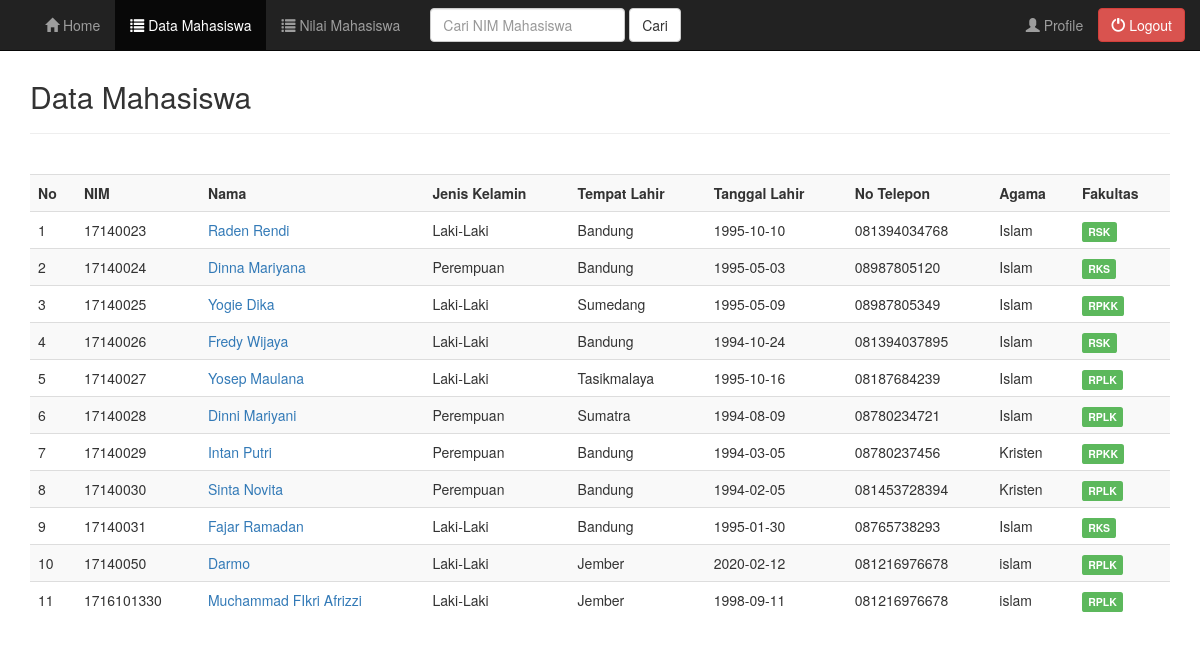
The page /user/data.php (signed in) on the database its author committed.
### tables this page shows
CREATE TABLE `tbl_mahasiswa` (
  `ID` bigint(20) UNSIGNED NOT NULL,
  `username` varchar(20) NOT NULL,
  `password` varchar(32) NOT NULL,
  `level` varchar(30) NOT NULL,
  `nim` varchar(20) NOT NULL,
  `nama` varchar(50) NOT NULL,
  `jenis_kelamin` varchar(20) NOT NULL,
  `tempat_lahir` varchar(30) NOT NULL,
  `tanggal_lahir` date NOT NULL,
  `alamat_asal` varchar(100) NOT NULL,
  `alamat_sekarang` varchar(100) NOT NULL,
  `no_telepon` varchar(13) NOT NULL,
  `email` varchar(30) NOT NULL,
  `agama` varchar(50) NOT NULL,
  `fakultas` varchar(50) NOT NULL,
  `IPS1` varchar(11) DEFAULT NULL,
  `IPS2` varchar(11) DEFAULT NULL,
  `IPS3` varchar(11) DEFAULT NULL,
  `IPS4` varchar(11) DEFAULT NULL,
  `IPS5` varchar(11) DEFAULT NULL,
  `IPS6` varchar(11) DEFAULT NULL,
  `IPS7` varchar(11) DEFAULT NULL,
  `IPS8` varchar(11) DEFAULT NULL
);

### user/data.php (the view, shortened to what this page needs)
<?php
include("header.php");
include("../koneksi.php");
?>
	<div class="container">
		<div class="content">
			<h2>Data Mahasiswa</h2>
			<hr />
			<br />
			<div class="table-responsive">
				<table class="table table-striped table-hover">
					<tr>
						<th>No</th>
						<th>NIM</th>
						<th>Nama</th>
						<th>Jenis Kelamin</th>
						<th>Tempat Lahir</th>
						<th>Tanggal Lahir</th>
						<th>No Telepon</th>
						<th>Agama</th>
						<th>Fakultas</th>
					</tr>
					<?php
						$sql = mysqli_query($koneksi, "SELECT * FROM tbl_mahasiswa ORDER BY nim ASC");
					if(mysqli_num_rows($sql) == 0){
						echo '<tr><td colspan="14">Data Tidak Ada.</td></tr>';
					}else{
						$no = 1;
						while($row = mysqli_fetch_assoc($sql)){
							echo '
							<tr>
								<td>'.$no.'</td>
								<td>'.$row['nim'].'</td>
								<td><a href="profile_mahasiswa.php?nim='.$row['nim'].'">'.$row['nama'].'</a></td>
								<td>'.$row['jenis_kelamin'].'</td>
								<td>'.$row['tempat_lahir'].'</td>
								<td>'.$row['tanggal_lahir'].'</td>
								<td>'.$row['no_telepon'].'</td>
								<td>'.$row['agama'].'</td>
								<td>';
								if($row['fakultas'] == 'RPLK'){
									echo '<span class="label label-success">RPLK</span>';
								}
								else if ($row['fakultas'] == 'RSK' ){
									echo '<span class="label label-success">RSK</span>';
								}
								else if ($row['fakultas'] == 'RPKK' ){
									echo '<span class="label label-success">RPKK</span>';
								}
								else if ($row['fakultas'] == 'RKS' ){
									echo '<span class="label label-success">RKS</span>';
								}
							echo '
								</td>
							</tr>
							';
							$no++;
						}
					}
					?>
				</table>
			</div>
		</div>
	</div>
<?php
include("footer.php");
?>

### style.css (style rules this page uses)
.content { margin-top: 80px; }

### rows shown on the page
tbl_mahasiswa: nim "17140023", nama "Raden Rendi", jenis_kelamin "Laki-Laki", tempat_lahir "Bandung", tanggal_lahir "1995-10-10", no_telepon "081394034768", agama "Islam", fakultas "RSK"
tbl_mahasiswa: nim "17140024", nama "Dinna Mariyana", jenis_kelamin "Perempuan", tempat_lahir "Bandung", tanggal_lahir "1995-05-03", no_telepon "08987805120", agama "Islam", fakultas "RKS"
tbl_mahasiswa: nim "17140025", nama "Yogie Dika", jenis_kelamin "Laki-Laki", tempat_lahir "Sumedang", tanggal_lahir "1995-05-09", no_telepon "08987805349", agama "Islam", fakultas "RPKK"
tbl_mahasiswa: nim "17140026", nama "Fredy Wijaya", jenis_kelamin "Laki-Laki", tempat_lahir "Bandung", tanggal_lahir "1994-10-24", no_telepon "081394037895", agama "Islam", fakultas "RSK"
tbl_mahasiswa: nim "17140027", nama "Yosep Maulana", jenis_kelamin "Laki-Laki", tempat_lahir "Tasikmalaya", tanggal_lahir "1995-10-16", no_telepon "08187684239", agama "Islam", fakultas "RPLK"
tbl_mahasiswa: nim "17140028", nama "Dinni Mariyani", jenis_kelamin "Perempuan", tempat_lahir "Sumatra", tanggal_lahir "1994-08-09", no_telepon "08780234721", agama "Islam", fakultas "RPLK"
tbl_mahasiswa: nim "17140029", nama "Intan Putri", jenis_kelamin "Perempuan", tempat_lahir "Bandung", tanggal_lahir "1994-03-05", no_telepon "08780237456", agama "Kristen", fakultas "RPKK"
tbl_mahasiswa: nim "17140030", nama "Sinta Novita", jenis_kelamin "Perempuan", tempat_lahir "Bandung", tanggal_lahir "1994-02-05", no_telepon "081453728394", agama "Kristen", fakultas "RPLK"
tbl_mahasiswa: nim "17140031", nama "Fajar Ramadan", jenis_kelamin "Laki-Laki", tempat_lahir "Bandung", tanggal_lahir "1995-01-30", no_telepon "08765738293", agama "Islam", fakultas "RKS"
tbl_mahasiswa: nim "17140050", nama "Darmo", jenis_kelamin "Laki-Laki", tempat_lahir "Jember", tanggal_lahir "2020-02-12", no_telepon "081216976678", agama "islam", fakultas "RPLK"
tbl_mahasiswa: nim "1716101330", nama "Muchammad FIkri Afrizzi", jenis_kelamin "Laki-Laki", tempat_lahir "Jember", tanggal_lahir "1998-09-11", no_telepon "081216976678", agama "islam", fakultas "RPLK"
